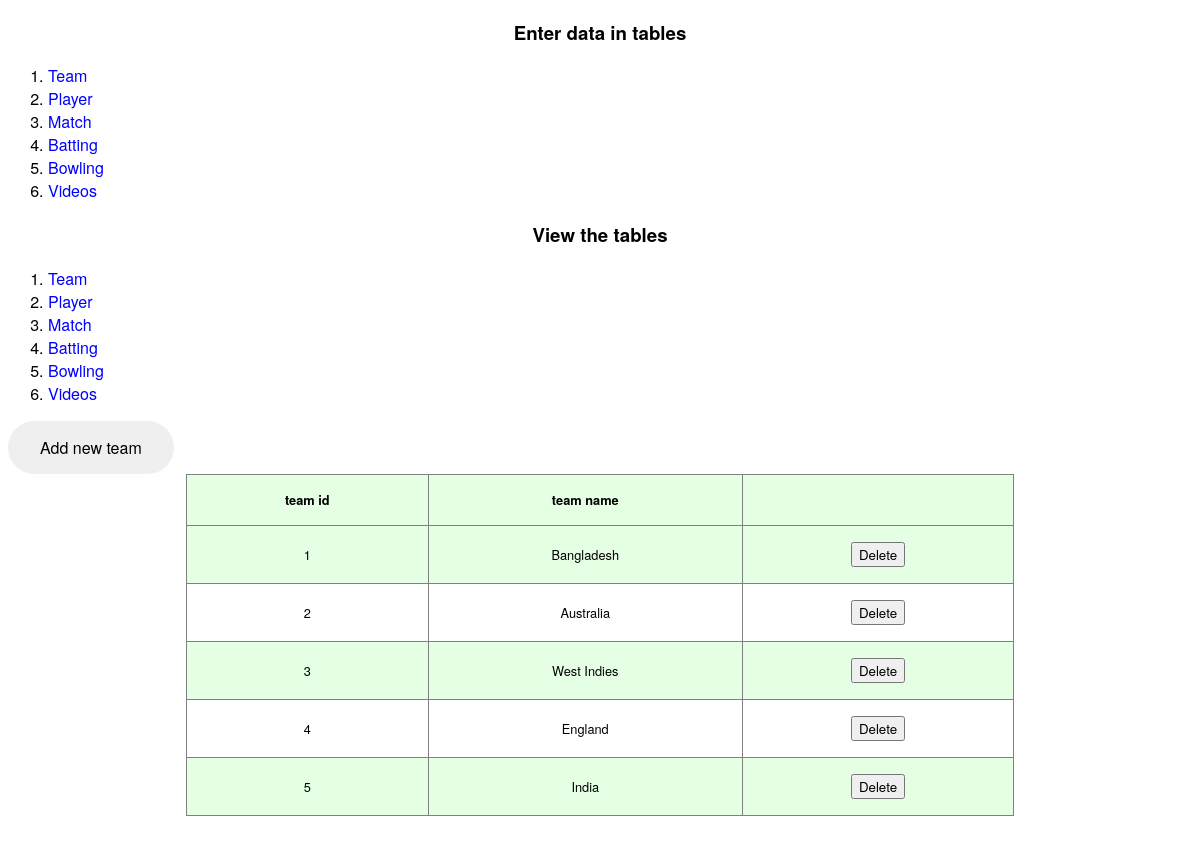
Page /view_team_table.php on the committed database.
### tables this page shows
CREATE TABLE IF NOT EXISTS `team` (
  `id` int(25) unsigned NOT NULL,
  `team_name` varchar(100) NOT NULL
);

### view_team_table.php (the view, shortened to what this page needs)
<?php include "db_connection.php";include "data_entry.php"; ?>
<!DOCTYPE html>
<html>
<head>
	<link href="watchlist.css" rel="stylesheet" />
</head>
<body>
<a href="data_entry_team_table.php"><button>Add new team</button></a>
<table border="1">
<thead>
	<tr>
	<th>team id</th>
	<th>team name</th>
	<th></th>
	</tr>
</thead>
<tbody>
	<?php
            $sql = "SELECT *
                    FROM team ORDER BY id";
            $result = mysql_query($sql);
                while($row = mysql_fetch_assoc($result)) {
                    echo '<tr>';
                    echo '<td>'.$row["id"].'</td>';
                    echo '<td>'.$row["team_name"].'</td>';
                    echo '<form method="post" action="view_team_table.php">';
                    echo '<td>
                          <input type="submit" name="delete" value="Delete"/>
                          </td>';
                    echo '</form>';
                    echo '</tr>';
                }
        ?>
</tbody>
</table>
</body>
</html>

### watchlist.css (style rules this page uses)
* { font-family: Helvetica Neue, Arial, sans-serif; }
h1, table { text-align: center; }
table { background-color:white; border-collapse: collapse; width: 70%; margin: 0 auto 5rem; }
th, td { padding: 1.0rem; font-size: .8rem; }
tr { background: hsla(120, 100%, 50%,0.1); }
tr, td { transition: .4s ease-in; }
tr:first-child { background: hsla(0, 0%, 0%, 0.); }
tr:nth-child(even) { background: white; }
button { border: none; color: black; padding: 15px 32px; position:center; text-align: center; text-decoration: none; font-size: 16px; border-radius:12em; }
a:link { color: blue; background-color: transparent; text-decoration: none; text-align: center; position: center; }

### rows in the picture
team: id "1", team_name "Bangladesh"
team: id "2", team_name "Australia"
team: id "3", team_name "West Indies"
team: id "4", team_name "England"
team: id "5", team_name "India"
